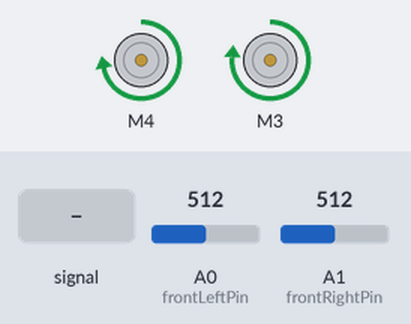
Recording of a sketch running on a simulated Arduino Uno, built with avr-gcc and run on an emulated ATmega328P. Parts: 2 × DC motor (green arrow = forward, orange = backward, longer = faster). The inputs (shaded band) are chosen by the test bench; at power-on: A0 (frontLeftPin) = 512, A1 (frontRightPin) = 512.

Above: at 1.2 s.
1.3 s: A0 (frontLeftPin) fed a 200 Hz sine of ±255 counts around its level
At 2.1 s:
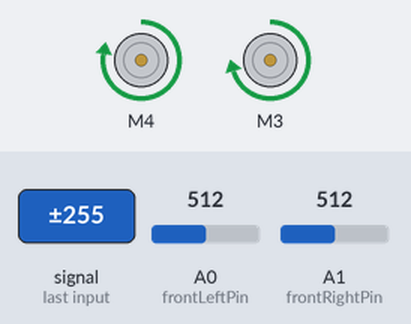
4.3 s: A1 (frontRightPin) fed a 200 Hz sine of ±81 counts around its level
7.3 s: A0 (frontLeftPin) set to 716
10.3 s: A1 (frontRightPin) set to 306
At 10.7 s:
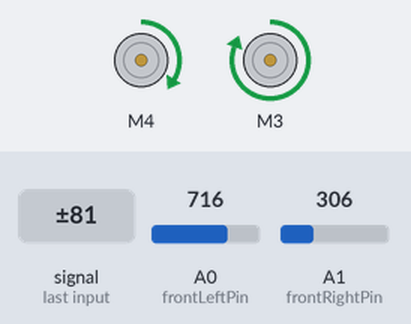
11.8 s: A0 (frontLeftPin) fed a 1000 Hz sine of ±255 counts around its level
14.8 s: A1 (frontRightPin) fed a 1000 Hz sine of ±255 counts around its level
At 33.9 s:
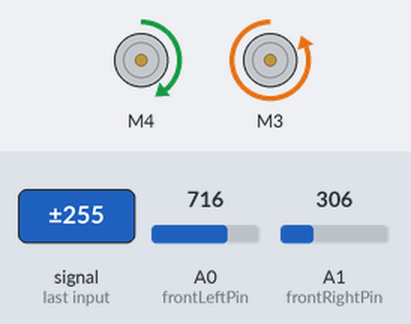
Timing chart, 0 to 34.2 s (numbered marks = the images above; inputs shaded):
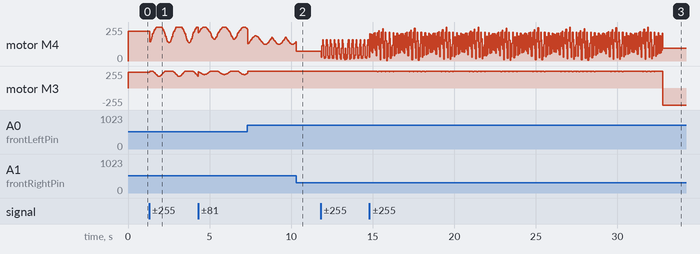

The sketch:

IDP_206.ino
```cpp
#include "variables.h"
#include "motors.h"
#include "sensors.h"
#include "controller.h"
#include "helper.h"

void setup() {
  // put your setup code here, to run once:
  Serial.begin(9600);
  motors::begin();
  sensors::begin();

  moving = false;
}

void loop() {
  // put your main code here, to run repeatedly:

  // Run forward until dummyFound returns true
  line_follower.run(FORWARD, isDummyFound);

  // Run forever
  line_follower.run(FORWARD, [](){return false;});

  // Turn around until touching the line
  line_follower.turn(CLOCKWISE, isLineFound);

  // Run forward until having passed 2 junctions
  line_follower.run(FORWARD, isJunctionPassedBack, 2);
  line_follower.turn(CLOCKWISE, isLineFound);
}
```

controller.h
```cpp
#ifndef CONTROLLER_H
#define CONTROLLER_H

#include "Arduino.h"
#include "variables.h"
#include "motors.h"
#include "sensors.h"
#include "helper.h"

namespace controller {
  class PID {
    private:
      int last_error = 0;
      int integral = 0;
      int derivative = 0;

    public:
      int Kp;
      int Ki;
      int Kd;

      PID (int k_p = KP, int k_i = KI, int k_d = KD) {
        Kp = k_p;
        Ki = k_i;
        Kd = k_d;
      }

      int next(int error) {
        integral += error;
        derivative = error - last_error;

        int output = Kp * error + Ki * integral + Kd * derivative;
        output /= tuningFactor; //  Use multiply factor of 100 to get finer tuning

        return output;
      }

      void reset() {
        last_error = 0;
        integral = 0;
        derivative = 0;
      }
  };

  class LineFollower {
    private:
      int getError() {
        LightValues l_value = sensors::getLightValues();

        bool leftw = isWhite(l_value.front_left); // Left is white
        bool rightw = isWhite(l_value.front_right);
        bool leftb = isBlack(l_value.front_left);
        bool rightb = isBlack(l_value.front_right);
        bool leftm = !leftw && !leftb;
        bool rightm = !rightw && !rightb;

        int error = (l_value.front_right - l_value.front_left) - offset;

        if (leftb && rightm) {
          error = - (l_value.front_right + BLACK + THRESHOLD);
        } else if (leftm && rightb) {
          error = l_value.front_left + BLACK + THRESHOLD;
        }

        return error;
      }

    public:
      void run(byte flag, bool isDone (), int repeat = 1,
               void errorCallback () = doNothing) {
        PID pid {};
        motors::runLeft(FORWARD);
        motors::runRight(FORWARD);

        for (int i = 0; i < repeat; i++) {
          while (!isDone()) {
            if (!isOnLine()) {
              motors::runLeft(RELEASE);
              motors::runRight(RELEASE);
              return errorCallback();
            }

            int turn = pid.next(getError());

            if (flag == BACKWARD) {
              turn *= (-1);
            }
            motors::setMotorsSpeed(turn);
          }
        }
        motors::runLeft(RELEASE);
        motors::runRight(RELEASE);
      }

      void turn(byte flag, bool isDone (), int repeat = 1,
                void errorCallback () = doNothing) {
        switch (flag) {
          case CLOCKWISE:
            motors::runLeft(FORWARD);
            motors::runRight(BACKWARD);
            break;
          case ANTICLOCKWISE:
            motors::runLeft(BACKWARD);
            motors::runRight(FORWARD);
            break;
        }

        for (int i = 0; i < repeat; i++) {
          while (!isDone()) {
            if (!isTurning()) {
              motors::runLeft(RELEASE);
              motors::runRight(RELEASE);
              return errorCallback();
            }
            // could do some delay here
          }
        }

        motors::runLeft(RELEASE);
        motors::runRight(RELEASE);
      }
  };
}

controller::LineFollower line_follower = controller::LineFollower();

#endif
```

helper.h
```cpp
#ifndef HELPER_H
#define HELPER_H

#include "sensors.h"

bool isWhite(int value) {
  if (value - WHITE < THRESHOLD) {
    return true;
  }
  return false;
}

bool isBlack(int value) {
  if (BLACK - value < THRESHOLD) {
    return true;
  }
  return false;
}

bool isAtJunctionFront() {
  LightValues l_value = sensors::getLightValues();
  bool left = isWhite(l_value.front_left);
  bool right = isWhite(l_value.front_right);

  if (left && right) {
    return true;
  }
  return false;
}

bool isAtJunctionBack() {
  LightValues l_value = sensors::getLightValues();
  bool left = isWhite(l_value.back_left);
  bool right = isWhite(l_value.back_right);

  if (left && right) {
    at_junction_back = true;
    return true;
  }
  at_junction_back = false;
  return false;
}

bool isJunctionPassedBack() {
  // Check if a junction is passed
  if (!at_junction_back) {
    if (isAtJunctionBack()) {
      // arrived at a junction
      return false;
    }
  } else if (!isAtJunctionBack()) {
      // left the junction
      return true;
  }
  return false;
}

bool isTurning() {
  return true; // to-do: code checking if it's turning;
}

bool isOnLine() {
  LightValues l_value = sensors::getLightValues();
  bool right = isBlack(l_value.front_right);
  bool left = isBlack(l_value.front_left);
  if (!(right && left)) {
     last_off_line_millis = millis();
     on_line = true;
  }

  if (millis() - last_off_line_millis > OFF_LINE_TIMEOUT) {
    on_line = false;
  }
  return on_line;
}

bool isLineFound() {
  if (!on_line) {
    if (isOnLine()) {
      return true;
    }
  } else if (!isOnLine()) {
    return false;
  }
  return false;
}

bool isDummyFound() {
  return false;
}

bool isWithinRangeUltraSonic(int range) {
  if (sensors::getDistanceUltraSonic() < range) {
    return true;
  }
  return false;
}

bool isWithinRangeIR(int range) {
  if (sensors::getDistanceIR() < range) {
    return true;
  }
  return false;
}

void doNothing() {}

#endif
```

motors.h
```cpp
#ifndef MOTORS_H
#define MOTORS_H

#include <Adafruit_MotorShield.h>
#include "variables.h"

namespace motors {
  Adafruit_MotorShield AFMS = Adafruit_MotorShield();
  Adafruit_DCMotor *left_motor = AFMS.getMotor(leftMotorChannel);
  Adafruit_DCMotor *right_motor = AFMS.getMotor(rightMotorChannel);

  void setMotorsSpeed(int turn, int average = (-1)) {
      if (average == (-1)) {
        average = averagePower;
      }

      int left = average + turn;
      int right = average - turn;
      if (left > 255) {
        left = 255;
        right = 255 - turn * 2;
      }

      if (right > 255) {
        right = 255;
        left = 255 + turn * 2;
      }

      motors::left_motor->setSpeed(left);
      motors::right_motor->setSpeed(right);

      delay(defaultDelay);
    }

  void _run(Adafruit_DCMotor *motor, byte flag) {
    switch (flag) {
      case RELEASE:
        moving = false;
      case FORWARD:
      case BACKWARD:
        moving = true;
    }
    motor->run(flag);
  }

  void runLeft(byte flag) {
    _run(left_motor, flag);
  }

  void runRight(byte flag) {
    _run(right_motor, flag);
  }

  void begin() {
    AFMS.begin();
  }
}

#endif
```

sensors.h
```cpp
#ifndef SENSORS_H
#define SENSORS_H

#include "Arduino.h"
#include "variables.h"

namespace sensors {
  int analogReadAverage(int pin, int times = 3) {
    int sum = 0;
    for (int i=0; i<times; i++) {
      sum += analogRead(pin);
    }
    return sum / times;
  }

  int getDistanceUltraSonic() {
    // Use this pin ultraSonicPin for analogRead/digitalRead
  }

  int getDistanceIR() {
    // Use this pin: IRPin for analogRead/digitalRead
  }

  LightValues getLightValues() {
    return LightValues::LightValues();
  }

  void begin() {
    pinMode(frontLeftPin, INPUT);
    pinMode(frontRightPin, INPUT);
    pinMode(ultraSonicPin, INPUT);
    pinMode(IRPin, INPUT);
  }
}

LightValues::LightValues() {
  front_left = sensors::analogReadAverage(frontLeftPin);
  front_right = sensors::analogReadAverage(frontRightPin);
}

#endif
```

variables.h
```cpp
#ifndef VARIABLES_H
#define VARIABLES_H

// PID
int KP = 10;
int KI = 0;
int KD = 10;
const int tuningFactor = 100;

// Line follower
int offset = 44;

// Motors
int averagePower = 230;
int defaultDelay = 0;
const byte leftMotorChannel = 4;
const byte rightMotorChannel = 3;

const byte STOP = 0;
const byte CLOCKWISE = 1;
const byte ANTICLOCKWISE = 2;

// Line sensors
const int frontLeftPin = A0;
const int frontRightPin = A1;

const int WHITE = 50;
const int BLACK = 900;
const int THRESHOLD = 20;

struct LightValues {
  int front_left;
  int front_right;
  int back_left;
  int back_right;

  LightValues();
} ;

const int OFF_LINE_TIMEOUT = 1500;

// Distance sensors
const int ultraSonicPin;
const int IRPin;

// Global
bool moving;
bool on_line;
bool at_junction_back;
int last_off_line_millis;

#endif
```
